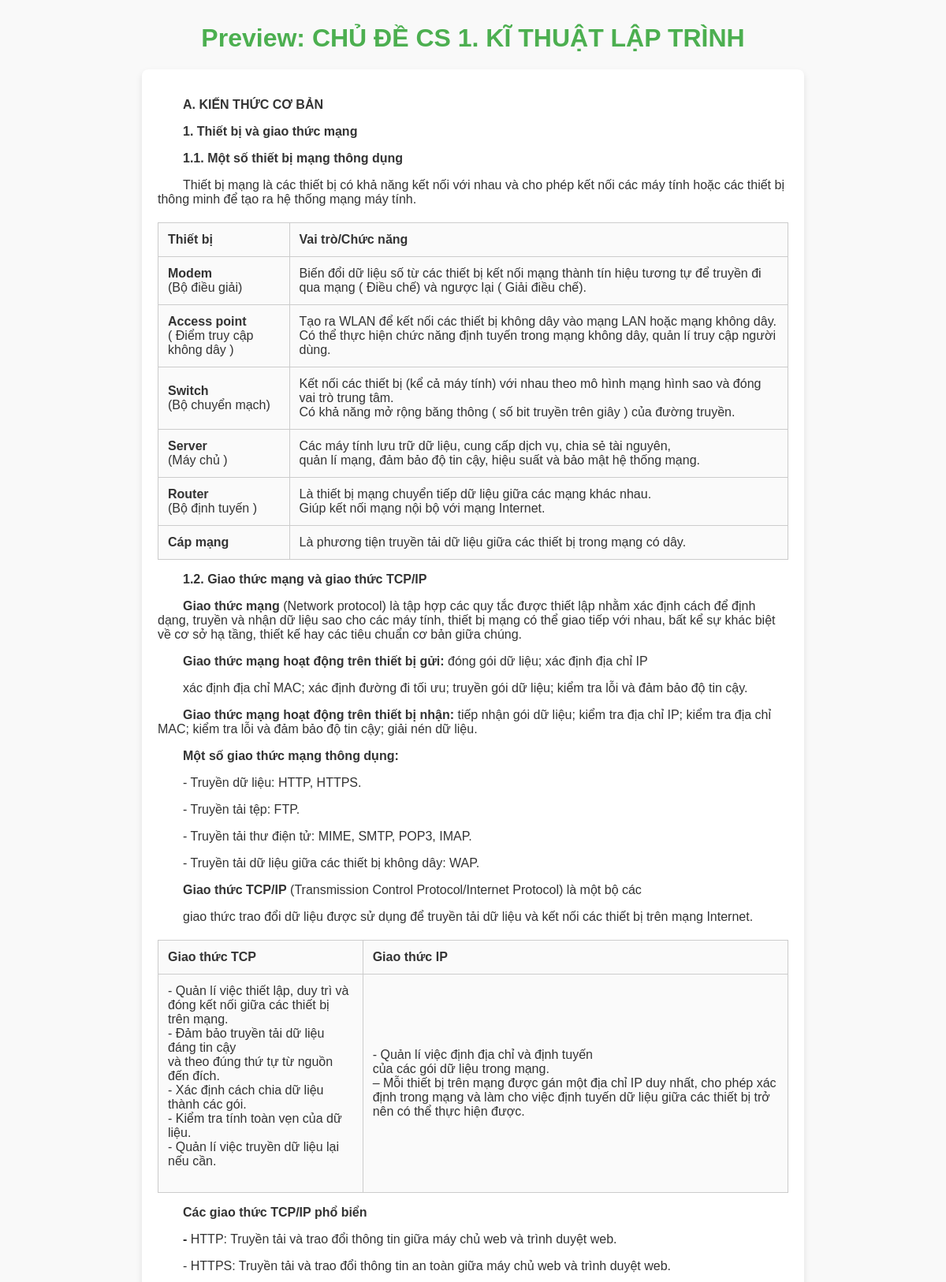
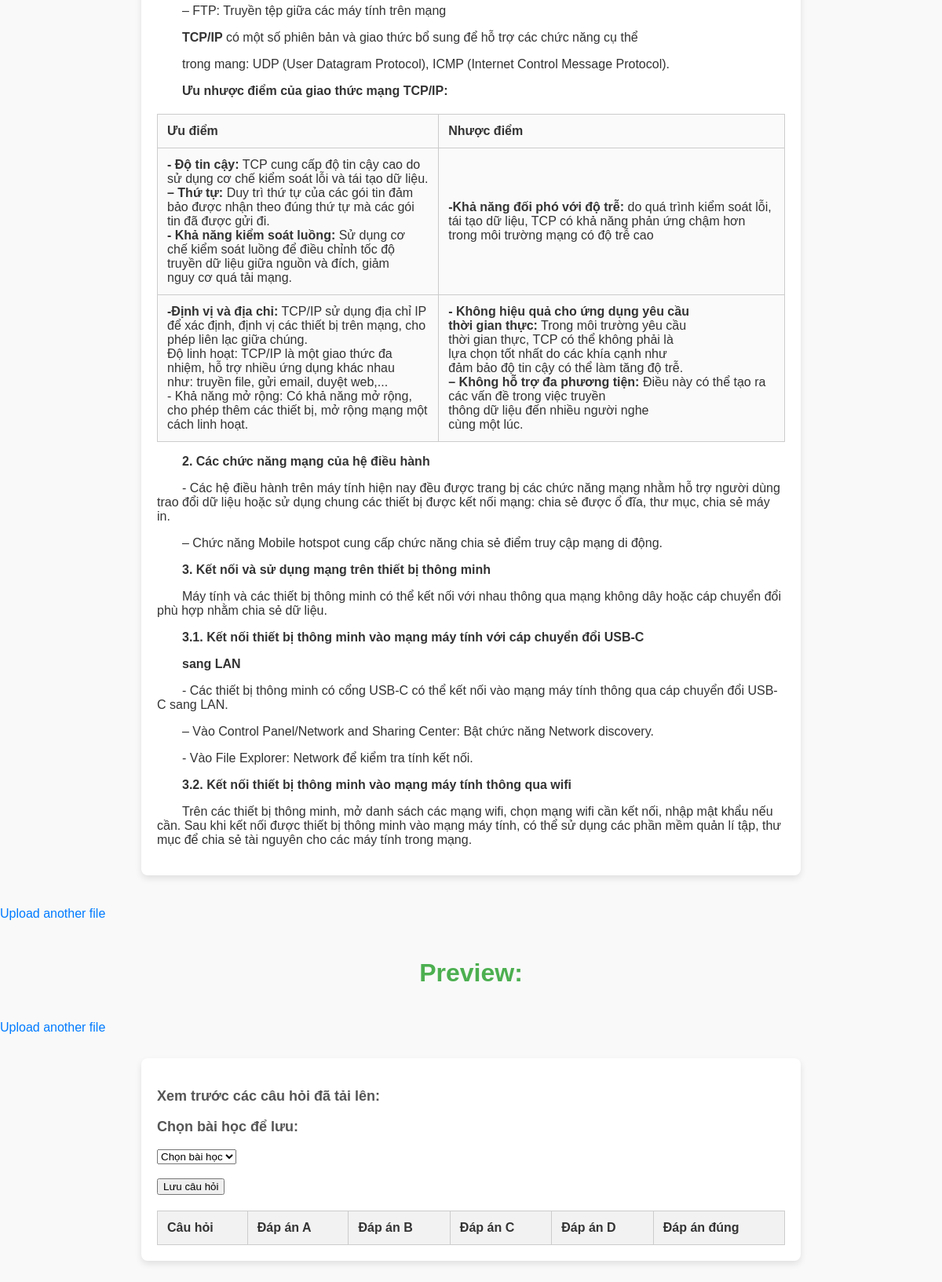
The app's page /preview/25/ with its own data (2 pictures, top to bottom).
### base/models.py (models this page shows, shortened)
class bai_hoc(models.Model):
    name = models.CharField(max_length=2000)
    noi_dung = models.TextField()
    file_di_kem = models.FileField(blank=True)

### base/views.py (the view)
# urls.py: path('preview/<int:lesson_id>/', views.preview_lesson, name='preview_lesson'),
def preview_lesson(request, lesson_id):
    try:
        lesson = bai_hoc.objects.get(id=lesson_id)
    except bai_hoc.DoesNotExist:
        return HttpResponse("Lesson not found", status=404)
    return render(request, 'base/preview.html', {'lesson': lesson})

### base/templates/base/preview.html (shortened to what this page needs)
<!DOCTYPE html>
<html>
<head>
</head>
<body>
    <h1>Preview: {{ lesson.name }}</h1>
    <div class="lesson-content">
        <div>
            {% autoescape off %}
            {{ lesson.noi_dung }}
            {% endautoescape %}
        </div>
    </div>
    <a href="/">Upload another file</a>
    <br><br>
    <h1>Preview:</h1>
    <a href="{% url 'upload_questions' %}">Upload another file</a>
    <form method="POST">
        <h3>Xem trước các câu hỏi đã tải lên:</h3>
        <table>
            <thead>
                <tr>
                    <th>Câu hỏi</th>
                    <th>Đáp án A</th>
                    <th>Đáp án B</th>
                    <th>Đáp án C</th>
                    <th>Đáp án D</th>
                    <th>Đáp án đúng</th>
                </tr>
            </thead>
            <h3>Chọn bài học để lưu:</h3>
            <select name="bai" required>
              <option value="" disabled selected>Chọn bài học</option>
            </select>
            <br><br>
            <button type="submit" name="save_questions">Lưu câu hỏi</button>
          </form>
</body>
</html>

### base/templates/base/preview.html (style rules this page uses)
body { font-family: Arial, sans-serif; background-color: #f9f9f9; color: #333; margin: 0; padding: 0; }
h1 { text-align: center; color: #4CAF50; margin-top: 30px; }
.lesson-content { max-width: 800px; margin: 20px auto; padding: 20px; background-color: #fff; box-shadow: 0 4px 8px rgba(0, 0, 0, 0.1); border-radius: 8px; }
a { text-decoration: none; color: #007bff; font-size: 16px; margin-top: 20px; display: inline-block; }
form { max-width: 800px; margin: 30px auto; padding: 20px; background-color: #ffffff; box-shadow: 0 4px 8px rgba(0, 0, 0, 0.1); border-radius: 8px; }
h3 { font-size: 18px; color: #555; }
table { width: 100%; border-collapse: collapse; margin-top: 20px; }
table, th, td { border: 1px solid #ccc; }
th, td { padding: 12px; text-align: left; }
th { background-color: #f2f2f2; color: #333; }
td { background-color: #fafafa; }
tr:last-child td { border-bottom: 1px solid #ccc; }

### records on screen
bai_hoc: name "CHỦ ĐỀ CS 1. KĨ THUẬT LẬP TRÌNH", noi_dung "A. KIẾN THỨC CƠ BẢN 1. Thiết bị và giao thức mạng 1.1. Một số thiết bị mạng thông dụng Thiết bị mạng là các thiết bị có khả năng kết nối với nhau và cho phép kết nối các máy tính hoặc các thiết bị thông minh để tạo ra hệ thống mạng máy tính. Thiết bị Vai trò/Chức năng Modem (Bộ điều giải) Biến đổi dữ liệu số từ các thiết bị kết nối mạng thành tín hiệu tương tự để truyền đi qua mạng ( Điều chế) và ngược lại ( Giải điều chế). Access point ( Điểm truy cập không dây ) Tạo ra WLAN để kết nối các thiết bị không dây vào mạng LAN hoặc mạng không dây. Có thể thực hiện chức năng định tuyến trong mạng không dây, quản lí truy cập người dùng. Switch (Bộ chuyển mạch) Kết nối các thiết bị (kể cả máy tính)…"
